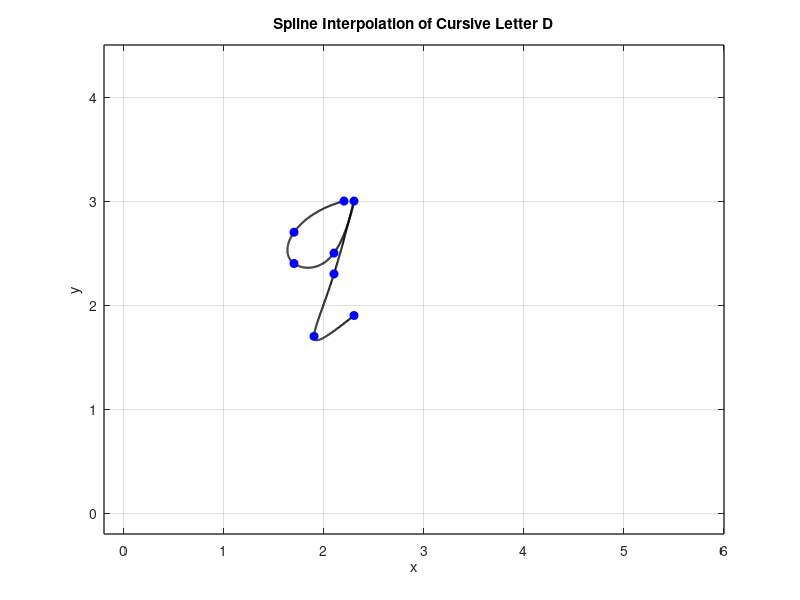

Source code (MATLAB):
x = [2.2 1.7 1.7 2.1 2.3 2.1 1.9 2.3];
y = [3 2.7 2.4 2.5 3 2.3 1.7 1.9];

n = length(x);
t = 0:n-1; % Parametric coordinate t
tt = 0:0.01:n-1; % More dense coordinate tt for spline interpolation

% Compute spline interpolation
xx = spline(t, x, tt);
yy = spline(t, y, tt);

% Plot settings
figure(1)
plot(xx, yy, 'k', 'LineWidth', 1.5) % plot spline
hold on
plot(x, y, 'bo', 'MarkerFaceColor', 'b') % plot data points
axis([-0.2 6 -0.2 4.5])
grid on
title('Spline Interpolation of Cursive Letter D')
xlabel('x')
ylabel('y')
set(gca, 'FontSize', 10, 'LineWidth', 1)
grid on
